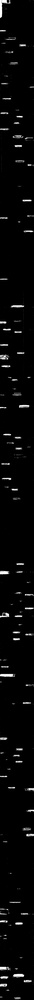
%> input picture Proyecto 3/Código/sin_gris.jpg, 34 x 1000 px, shrunk from 1280 x 37576 before the run
$ octave --eval "result = myFunction3;"   (GNU Octave 9; MATLAB toolbox functions it lacks are replaced by stand-ins)
%> lines starting %> are read from the running program, lines starting %| are printed output that depends on the picture; in (x1, y1, x2, y2) boxes, pixels count from 0 and x2, y2 are one past the last pixel; in counts of white or black regions, pixels touching at a corner belong together; the program's own positions count from 1
%--------------------------------------------------------------------------
%------- Funci髇 que toma la imagen en escala de grises y la dilata -------
%------- para unir elementos que quedan separados y son el mismo ----------
%--------------------------------------------------------------------------
%------- Por: Sergio Alonso Marriaga Rivera -------------------------------
%-------      CC 1020462834, sergio.marriaga@udea.edu.co ------------------
%------- Por: Juan Pablo Ospina Herrera -----------------------------------
%-------      CC 1152707477, juan.ospina3@udea.edu.co ---------------------
%--------------------------------------------------------------------------
%------- Octubre 29, 2017 -------------------------------------------------
%--------------------------------------------------------------------------

%--------------------------------------------------------------------------
%-- 1. Declaro la funci髇 -------------------------------------------------
%--------------------------------------------------------------------------

function myDilate = myFunction3()

    d=imread('sin_gris.jpg');           % Leo la imagen creada en myGray()
%> d is the input picture: size 1000x34 uint8; min 0, max 255, mean 7.3
    ee=strel('square',6);               % Creo mi elemento estructurante
    e=imdilate(d,ee);                   % Dilato la imagen 4 veces ya que
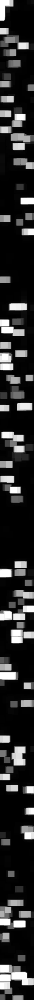
%> e: size 1000x34 uint8; min 0, max 255, mean 43.8
    e=imdilate(d,ee);                   % algunos elementos quedan separados
    e=imdilate(d,ee);                   % apesar de ser el mismo
    e=imdilate(d,ee);
    f=e;
    f(f>0)=255;                         % Binarizo la imagen
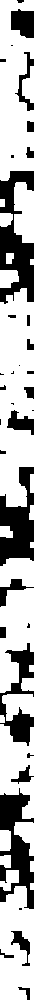
%> f: size 1000x34 uint8; 68.7% white; 35 black regions (14 under 20 px), largest, box (x1, y1, x2, y2) and area: (0, 171, 34, 304) 2509, (0, 788, 34, 909) 2144, (0, 467, 34, 566) 1992
    imwrite(f,'dilate.jpg');            % Guardo la imagen en este formato
    myDilate = f;                       % Retorno la imagen generada

end
